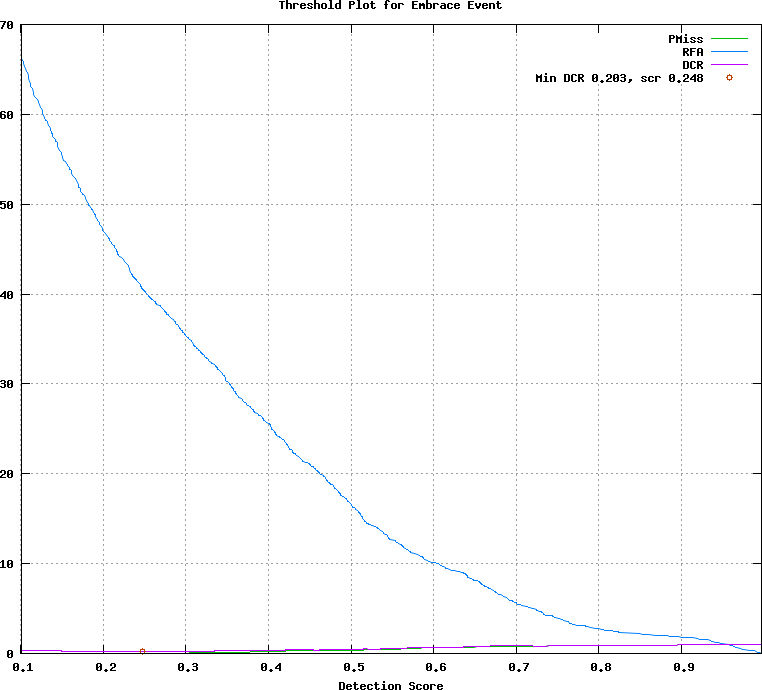

This chart was generated by the following gnuplot code:
## GNUPLOT command file
set terminal postscript color
set style data lines
set title 'Threshold Plot for Embrace Event'
set xlabel 'Detection Score'
set grid
set size ratio 0.85
plot [0.101000:0.997000]  \
  'test.det.Embrace_Event.dat.1' using 1:4 title 'PMiss' with lines lt 2, \
  'test.det.Embrace_Event.dat.1' using 1:5 title 'RFA' with lines lt 3, \
  'test.det.Embrace_Event.dat.1' using 1:6 title 'DCR' with lines lt 4, \
  'test.det.Embrace_Event.dat.2' using 1:2 title 'Min DCR 0.203, scr 0.248' with points lt 6
